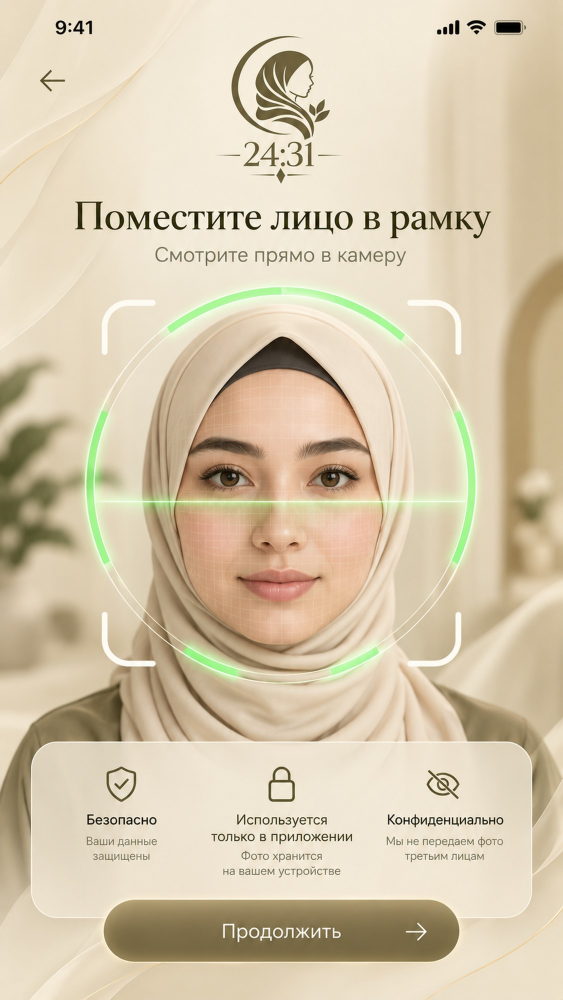
#> input picture services/ml-compositor/tests/fixtures/faces/hijabi-front-good.jpg, 1126 x 2000 px (shown at 1/2 size)
$ python -i segmentation.py   (imports and definitions only)
#> lines starting #> are read from the running program, lines starting #| are printed output that depends on the picture
"""Background removal via rembg (U²-Net).

Returns:
    canonical  — RGBA (H, W, 4). RGB from source, A from rembg mask.
    mask       — grayscale (H, W) uint8, 0 = background, 255 = foreground.

The rembg session is cached (loading u2net is ~40 MB and takes 1-2 s on CPU).
"""
from __future__ import annotations

import io
import logging
from functools import lru_cache

import cv2
import numpy as np
from PIL import Image

from app.config import settings

logger = logging.getLogger(__name__)


@lru_cache(maxsize=1)
def _session():
    # Import here so `rembg` isn't required at import time (helpful for tests).
    from rembg import new_session

    logger.info("loading rembg model %s", settings.rembg_model)
    return new_session(settings.rembg_model)


def remove_background(image_bgr: np.ndarray) -> tuple[np.ndarray, np.ndarray]:
    """Return (canonical_bgra, mask). Mask is single-channel uint8 (0-255)."""
    from rembg import remove

    pil = Image.fromarray(cv2.cvtColor(image_bgr, cv2.COLOR_BGR2RGB))

    # Force alpha-matting off to keep this deterministic and reasonably fast on CPU.
    result_pil: Image.Image = remove(pil, session=_session())
    rgba = np.array(result_pil.convert("RGBA"))  # H, W, 4  RGB order

    # Convert to BGR-order channels while keeping alpha (OpenCV convention).
    bgra = np.dstack([rgba[..., 2], rgba[..., 1], rgba[..., 0], rgba[..., 3]])
    mask = rgba[..., 3].copy()

    # A tiny edge smooth so mask compositions elsewhere don't stair-step.
    if settings.max_mask_dilate > 0:
        kernel = np.ones((3, 3), np.uint8)
        mask = cv2.morphologyEx(mask, cv2.MORPH_CLOSE, kernel, iterations=1)
        mask = cv2.GaussianBlur(mask, (0, 0), sigmaX=1.5)

    return bgra, mask

>>> import cv2
>>> picture = cv2.imread('../../../ml-compositor/tests/fixtures/faces/hijabi-front-good.jpg', cv2.IMREAD_GRAYSCALE)
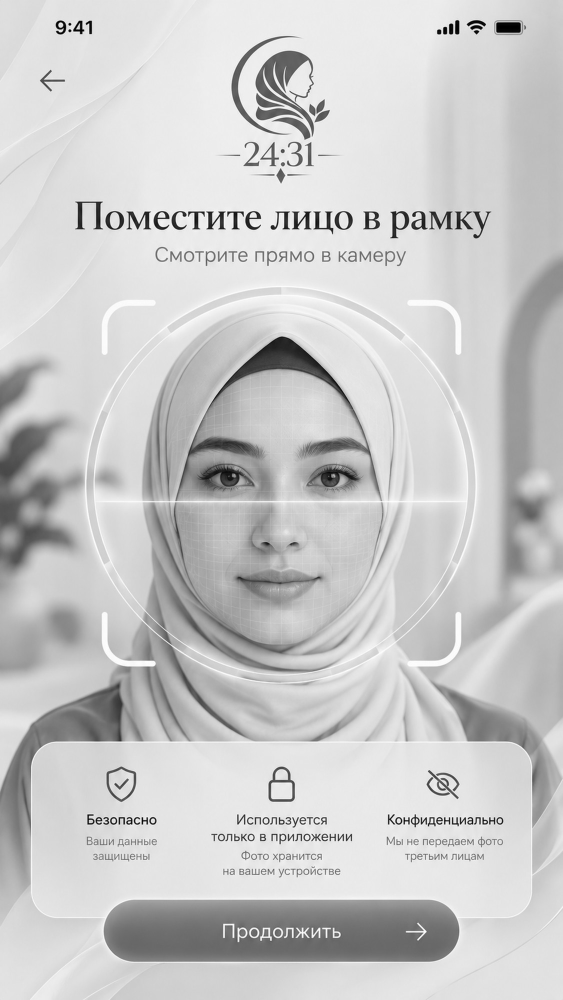
#> picture: shape (2000, 1126) (shown at 1/2 size); min 0, max 255, mean 201
>>> result = remove_background(picture)
#> (the run stopped early here; a loop or call above may not have finished)
